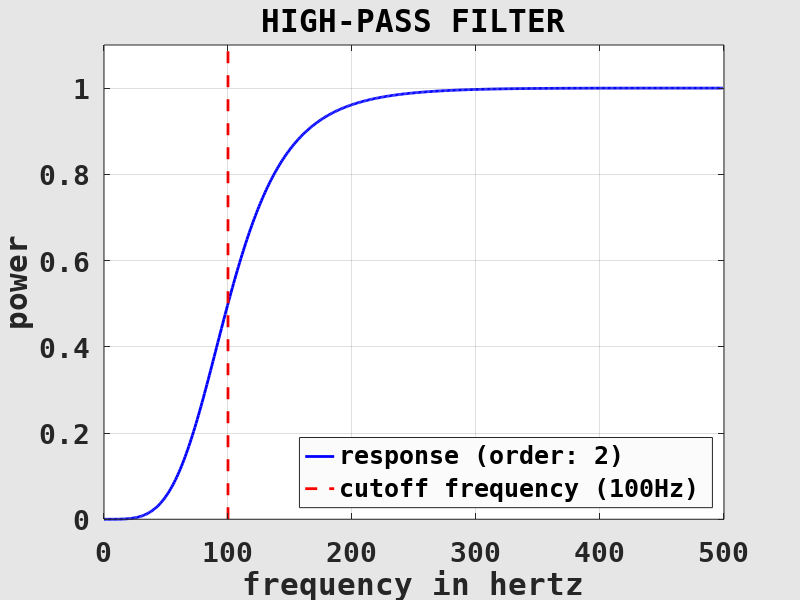
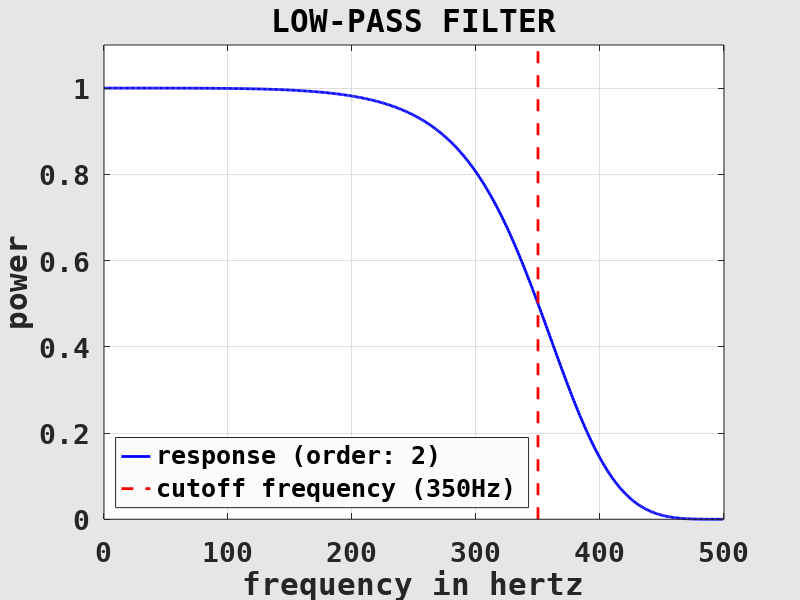

The MATLAB script that drew these images, in order:
clearvars( '-except', '-regexp', '^fig\d*$' );

	% -----------------------------------------------------------------------
	% setup commonly used second-order Butterworth filters
	% -----------------------------------------------------------------------
fS = 1000; % sampling rate

n = 2; % filter order
cuthigh = 100; % cutoff frequencies
cutlow = 350;

[blow, alow] = butter( n, cutlow / (fS/2), 'low' ); % filter coefficients
[bhigh, ahigh] = butter( n, cuthigh / (fS/2), 'high' );

	% -----------------------------------------------------------------------
	% get filter responses
	% -----------------------------------------------------------------------
[hlow, flow] = freqz( blow, alow, 512, fS );
[hhigh, fhigh] = freqz( bhigh, ahigh, 512, fS );

	% -----------------------------------------------------------------------
	% plot high-pass filter
	% THIS PART IS NOT IMPORTANT FOR FOLLOWING THE LECTURE!
	% -----------------------------------------------------------------------
if exist( 'fig1', 'var' ) ~= 1 || ~ishandle( fig1 ) % prepare figure window
	fig1 = figure( ...
		'Color', [0.9, 0.9, 0.9], 'InvertHardcopy', 'off', ...
		'PaperPosition', [0, 0, 8, 6], ...
		'defaultAxesFontName', 'DejaVu Sans Mono', 'defaultAxesFontSize', 20, 'defaultAxesFontWeight', 'bold', ...
		'defaultAxesNextPlot', 'add', ...
		'defaultAxesBox', 'on', 'defaultAxesLayer', 'top', ...
		'defaultAxesXGrid', 'on', 'defaultAxesYGrid', 'on' );
end

figure( fig1 ); % set and clear current figure
clf( fig1 );

set( fig1, 'Name', 'HIGH-PASS FILTER' ); % set labels
title( get( fig1, 'Name' ) );

xlabel( 'frequency in hertz' );
ylabel( 'power' );

xlim( [0, fS/2] );
ylim( [0, 1] * 1.1 );

plot( fhigh, abs( hhigh ).^2, ... % plot filter response
	'Color', 'blue', 'LineWidth', 2 );

plot( [1, 1] * cuthigh, get( gca(), 'XLim' ), ... % cutoff frequency
	'Color', 'red', 'Linewidth', 2, 'LineStyle', '--' );

hl = legend( ... % show legend
	{sprintf( 'response (order: %d)', n ), sprintf( 'cutoff frequency (%.0fHz)', cuthigh )}, ...
	'Location', 'southeast' );
set( hl, 'Color', [0.9825, 0.9825, 0.9825] );
	
	% -----------------------------------------------------------------------
	% plot low-pass filter
	% THIS PART IS NOT IMPORTANT FOR FOLLOWING THE LECTURE!
	% -----------------------------------------------------------------------
if exist( 'fig2', 'var' ) ~= 1 || ~ishandle( fig2 ) % prepare figure window
	fig2 = figure( ...
		'Color', [0.9, 0.9, 0.9], 'InvertHardcopy', 'off', ...
		'PaperPosition', [0, 0, 8, 6], ...
		'defaultAxesFontName', 'DejaVu Sans Mono', 'defaultAxesFontSize', 20, 'defaultAxesFontWeight', 'bold', ...
		'defaultAxesNextPlot', 'add', ...
		'defaultAxesBox', 'on', 'defaultAxesLayer', 'top', ...
		'defaultAxesXGrid', 'on', 'defaultAxesYGrid', 'on' );
end

figure( fig2 ); % set and clear current figure
clf( fig2 );

set( fig2, 'Name', 'LOW-PASS FILTER' ); % set labels
title( get( fig2, 'Name' ) );

xlabel( 'frequency in hertz' );
ylabel( 'power' );

xlim( [0, fS/2] );
ylim( [0, 1] * 1.1 );

plot( flow, abs( hlow ).^2, ... % plot filter response
	'Color', 'blue', 'LineWidth', 2 );

plot( [1, 1] * cutlow, get( gca(), 'XLim' ), ... % cutoff frequency
	'Color', 'red', 'Linewidth', 2, 'LineStyle', '--' );

hl = legend( ... % show legend
	{sprintf( 'response (order: %d)', n ), sprintf( 'cutoff frequency (%.0fHz)', cutlow )}, ...
	'Location', 'southwest' );
set( hl, 'Color', [0.9825, 0.9825, 0.9825] );
	
	% -----------------------------------------------------------------------
	% write plot images
	% THIS PART IS NOT IMPORTANT FOR FOLLOWING THE LECTURE!
	% -----------------------------------------------------------------------
print( fig1, 'filters_high', '-depsc2' );
print( fig2, 'filters_low', '-depsc2' );

